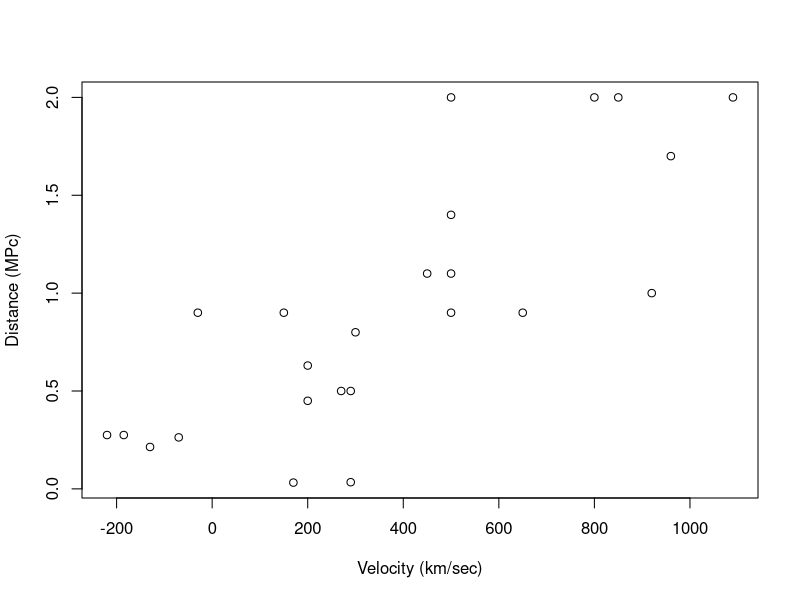
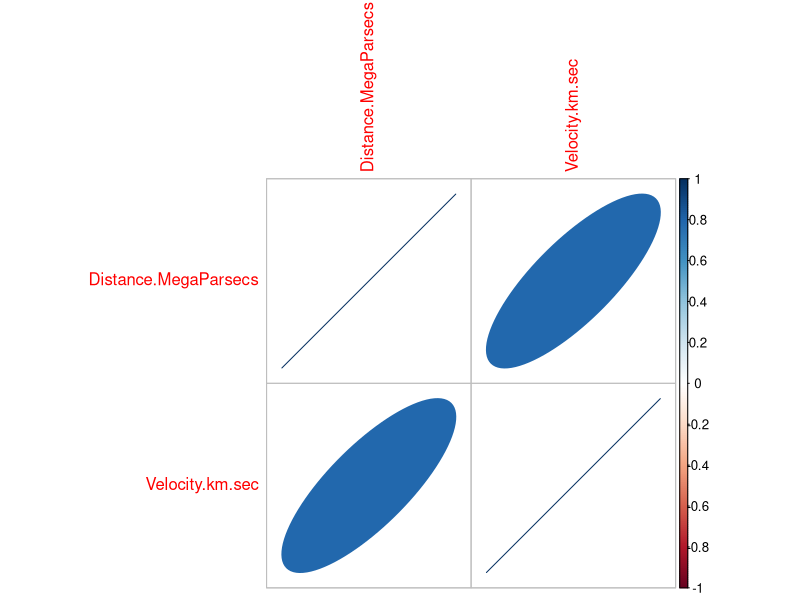
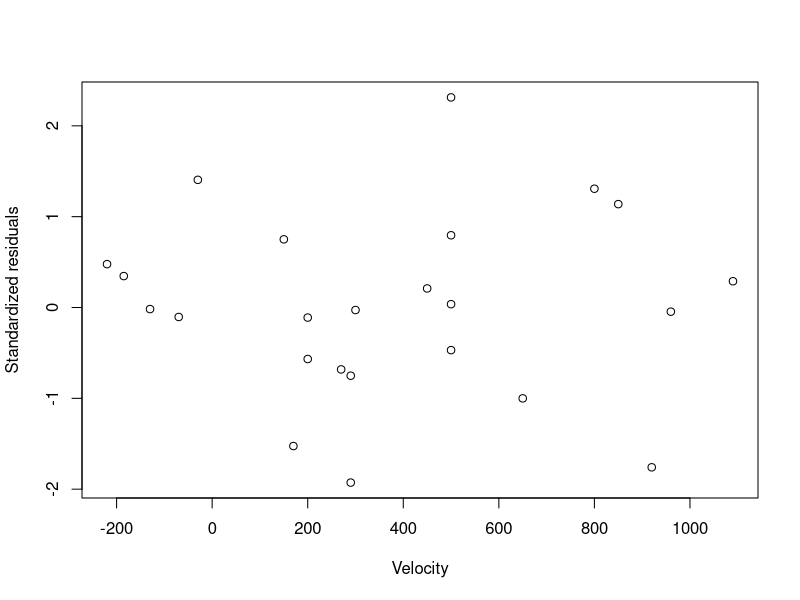
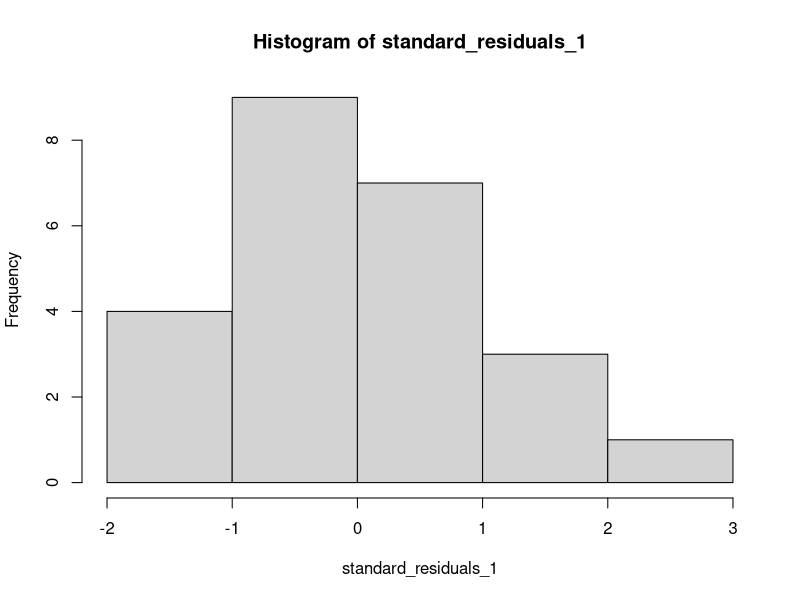
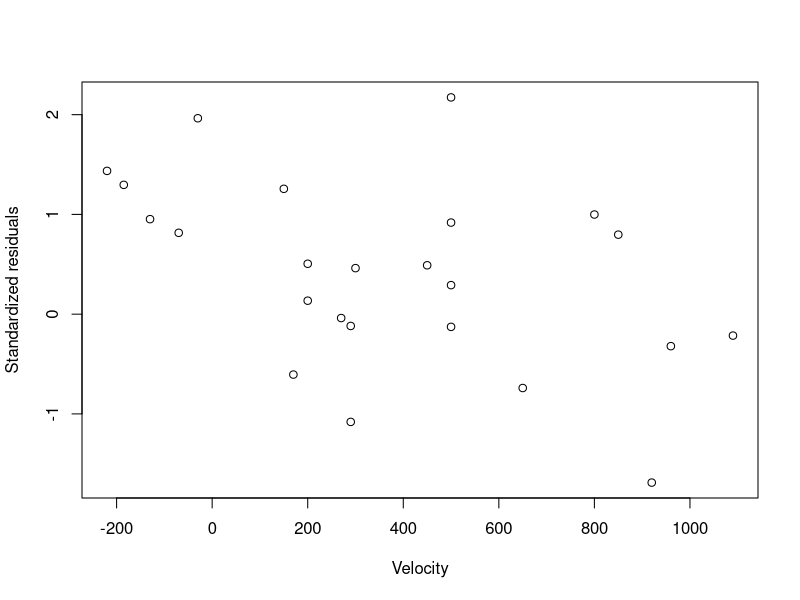
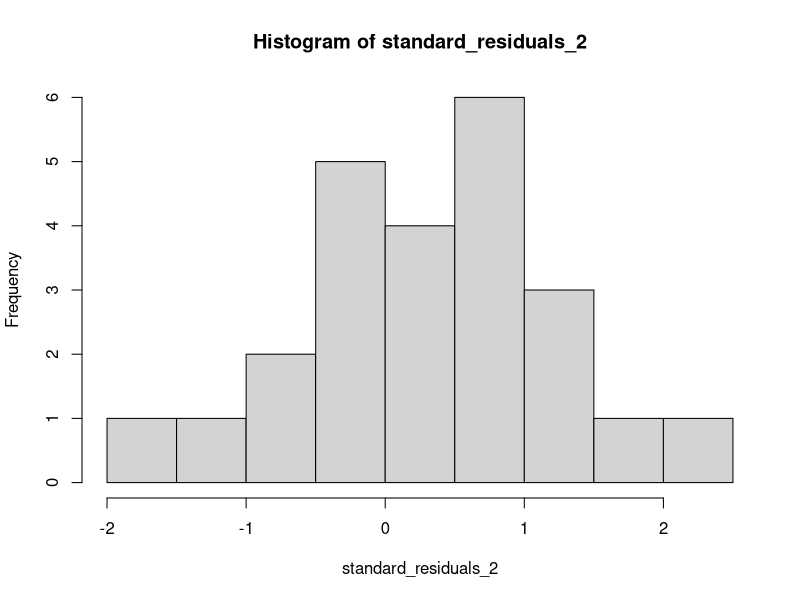
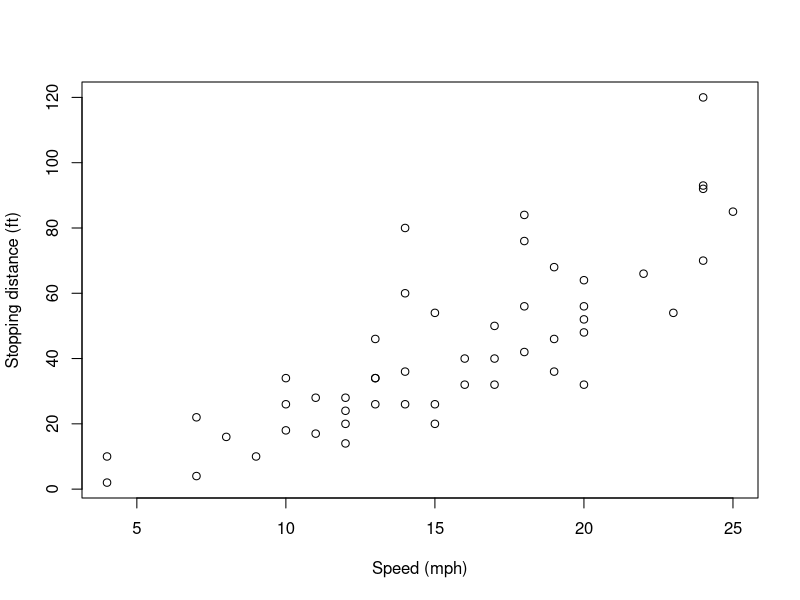
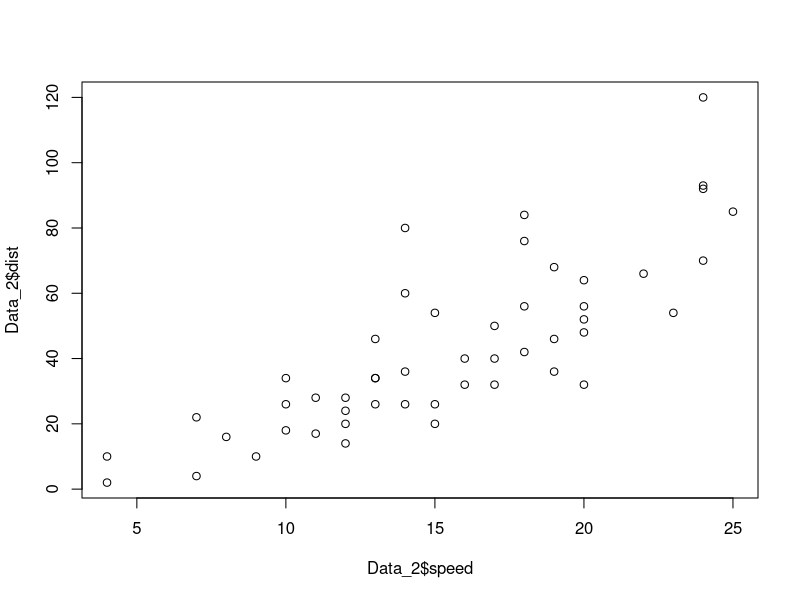

The R script that drew these images, in order:
### clear screen

cat("\f")

### Default Options 

options(scipen=999)
options(stringsAsFactors = FALSE)

############################################################################################
#Hubble, E. (1929) A relation between distance and radial velocity among extra-galactic nebulae.
#Proceedings of the National Academy of Science, 15, 168 - 173.

Data_1 = as.data.frame( read.csv("lab2/Hubble.csv"))
str(Data_1)

plot( Data_1$Velocity.km.sec, Data_1$Distance.MegaParsecs, xlab = "Velocity (km/sec)", ylab = "Distance (MPc)")


cor(Data_1$Distance.MegaParsecs, Data_1$Velocity.km.sec) # check correlation

library(corrplot)
corrplot(cor(Data_1), method = "ellipse")

############################################################################################

Linear_Model_1 = lm(Distance.MegaParsecs~Velocity.km.sec, data = Data_1)
Linear_Model_1

# dist =   0.399098 + 0.001373*Velocity 

summary(Linear_Model_1)
standard_residuals_1 = rstandard(Linear_Model_1)
plot(Data_1$Velocity.km.sec, standard_residuals_1, xlab="Velocity", ylab="Standardized residuals")
hist(standard_residuals_1)

############################################################################################
#Hubble's model = Hubble's Law.
#D=TV where D=distance, T=time, V=velocity 
#The mean speed theorem. This formula was found by Nicole Oresme and used by Galileo Galilei for defining speed

Linear_Model_2 = lm(Distance.MegaParsecs~Velocity.km.sec-1, data = Data_1)
Linear_Model_2

# dist =   0.001922*Velocity 

summary(Linear_Model_2)

standard_residuals_2 = rstandard(Linear_Model_2)
plot(Data_1$Velocity.km.sec, standard_residuals_2, xlab="Velocity", ylab="Standardized residuals")
hist(standard_residuals_2)

#H = 1/T ~ 500 km/MPc*sec = Hubble Constant
#T = 0.001922 MPc*sec/km:
#1 MPc = 3.086 * 10^19 km

T = 0.001922 * 3.086 * (10^19)
T

# T = 59312920000000000 sec
# 1 year = 60*60*24*365.25 sec

T = T/(60*60*24*365.25)
T

#T = 1 879 513 017 years ~ 2*10^9 years
#T = estimated age of Universe
#linear association between distance and velocity ===> Big Bang theory. 

#############################################################################################
Data_1$Velocity_2=Data_1$Velocity.km.sec^2

Linear_Model_3 = lm(Distance.MegaParsecs~Velocity.km.sec+Velocity_2-1, data = Data_1)
Linear_Model_3

# dist =   0.00191033078*Velocity + 0.00000001479*Velocity^2

summary(Linear_Model_3)

#############################################################################################
Data_1$Velocity_3=Data_1$Velocity.km.sec^3

Linear_Model_4 = lm(Distance.MegaParsecs~Velocity.km.sec+Velocity_2+Velocity_3-1, data = Data_1)
Linear_Model_4

# dist =   0.000601951985*Velocity + 0.000005484959*Velocity^2 - 0.000000004329*Velocity^3

summary(Linear_Model_4)

#############################################################################################
Data_1$Velocity_4=Data_1$Velocity.km.sec^4

Linear_Model_5 = lm(Distance.MegaParsecs~Velocity.km.sec+Velocity_2+Velocity_3+Velocity_4-1, data = Data_1)
Linear_Model_5

# dist =   0.000702138313855*Velocity + 0.000008847102612*Velocity^2 - 0.000000014020330*Velocity^4 
#        + 0.000000000006207*Velocity^4

summary(Linear_Model_5)

#############################################################################################
Data_1$Velocity_5=Data_1$Velocity.km.sec^5
Data_1$Velocity_6=Data_1$Velocity.km.sec^6
Data_1$Velocity_7=Data_1$Velocity.km.sec^7
Data_1$Velocity_8=Data_1$Velocity.km.sec^8

Linear_Model_6 = lm(Distance.MegaParsecs~Velocity.km.sec+Velocity_2+Velocity_3+Velocity_4+
                      Velocity_5+Velocity_6+Velocity_7+Velocity_8-1, 
                    data = Data_1)
Linear_Model_6
summary(Linear_Model_6)

##############################################################################################
##############################################################################################
##############################################################################################
### Read Data

Data_2 = cars  # cars is a default data set in R. The data were recorded in the 1920s!

plot(cars, xlab = "Speed (mph)", ylab = "Stopping distance (ft)")

str(Data_2)
dim(Data_2)

cor(cars$speed, cars$dist) # check correlation

############################################################################################

Linear_Model_7 = lm(dist~speed, data = Data_2)
Linear_Model_7

# dist = -17.579 + 3.932speed


summary(Linear_Model_7)
plot(Data_2$speed,Data_2$dist)

############################################################################################

Data_2$speed2 = Data_2$speed*Data_2$speed

Linear_Model_8= lm(dist~speed+speed2, data = Data_2)
Linear_Model_8

# dist =   2.47014 + 0.91329speed+0.09996speed*speed 

summary(Linear_Model_8)
plot(Data_2$speed2,Data_2$dist)

##############################################################################################
Data_2$distlog = log(Data_2$dist)
Data_2$speedlog = log(Data_2$speed)

Linear_Model_9 = lm(distlog~speedlog, data = Data_2)
Linear_Model_9

# log(dist) =   -0.7297 + 1.6024 log(speed) 

summary(Linear_Model_9)
plot(Data_2$speedlog,Data_2$distlog)

##############################################################################################
Data_2$speed
Data_2$dist

Data_2[2,] # outlier ???
Data_2[4,] # outlier ???

Data_3 = Data_2[-c(2, 4),]

Data_3$speed
Data_3$dist

Linear_Model_10 = lm(distlog~speedlog, data = Data_3)
Linear_Model_10

# log(dist) =   -1.458 + 1.860 log(speed) 

summary(Linear_Model_10)
standard_residuals_10 = rstandard(Linear_Model_10)
plot(Data_3$speedlog, standard_residuals_10, xlab="log (speed)", ylab="Standardized residuals")
hist(standard_residuals_10)

plot(Data_3$speedlog,Data_3$distlog)
lines(lowess(Data_3$speedlog, Data_3$distlog, f = 2/3, iter = 3), col = "red")


#############################################################################################

Linear_Model_11 = lm(distlog~.-dist-distlog, data = Data_3)
Linear_Model_11

# log(dist) =   -4.425408 -0.373501*speed +  0.005608 speed*speed + 4.573494 log(speed) 

summary(Linear_Model_11)

#############################################################################################
#############################################################################################
#############################################################################################
### Read New Data

Data_4 = as.data.frame( read.csv("lab2/Site.csv"))
str(Data_4)

plot(Data_4$Square.Feet, Data_4$Annual.Sales, xlab = "Square feet (/1000)", ylab = "Annual sales ($ millions)")


cor(Data_4$Square.Feet, Data_4$Annual.Sales) # check correlation

############################################################################################

Linear_Model_12 = lm(Annual.Sales~Square.Feet, data = Data_4)
Linear_Model_12

# Annual.Sales = 0.9645 + 1.6699*Square.Feet


summary(Linear_Model_12)

standard_residuals_12 = rstandard(Linear_Model_12)
plot(Data_4$Square.Feet, standard_residuals_12, xlab="Square feet", ylab="Standardized residuals")
hist(standard_residuals_12)

# we make predictions based on this model

x = data.frame(Square.Feet = 5.0)
predict(Linear_Model_12, x)

# we predict that a store of 5 000 square feets wil make anula sales of 9 313 785 $ 

x = data.frame(Square.Feet = c(1.0,2.0,3.0,4.0,5.0))
predict(Linear_Model_12, x)

############################################################################################

